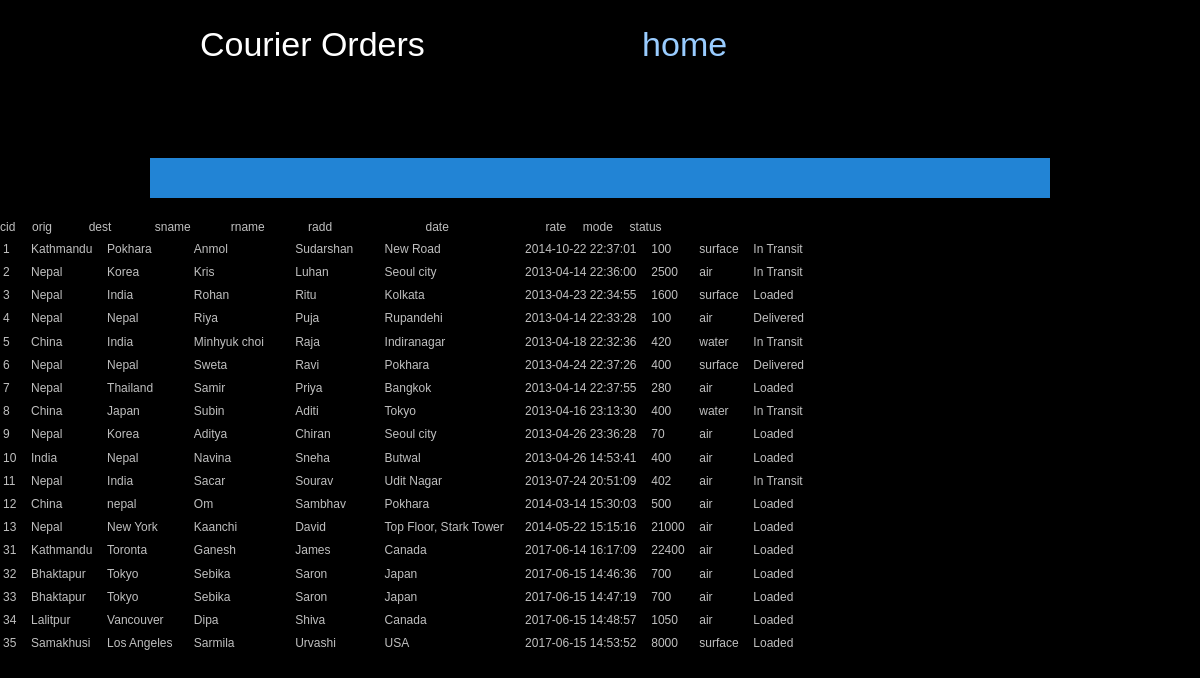
Screenshot of /view_courier_order.php with the database file from the repository.
### tables this page shows
CREATE TABLE IF NOT EXISTS `courier_table` (
`cid` int(5) NOT NULL,
  `orig` varchar(20) NOT NULL,
  `dest` varchar(20) NOT NULL,
  `sname` varchar(20) NOT NULL,
  `rname` varchar(20) NOT NULL,
  `radd` varchar(50) NOT NULL,
  `date` timestamp NOT NULL DEFAULT CURRENT_TIMESTAMP,
  `rate` float NOT NULL,
  `mode` varchar(10) NOT NULL,
  `status` varchar(20) NOT NULL DEFAULT 'Loaded'
);

### view_courier_order.php (the view, shortened to what this page needs)
<!DOCTYPE html>
<html>
<head>
</head>
<body>
		<?php
			$con=mysql_connect("localhost","root","");
			$sql="select * from courier_table";
			$result=mysql_query($sql,$con);
			include("report4.php");
			if(!$result)
			{
			echo "Incorrect details !" . "</br>";
			include 'employee.php';
			}
			else {
			echo "<table>";
			while( $row=mysql_fetch_row($result))
			{
				echo "<tr><td>$row[0]</td><td>&nbsp;&nbsp;</td><td>$row[1]</td><td>&nbsp;&nbsp;</td><td>$row[2]</td><td>&nbsp;&nbsp;&nbsp;&nbsp;</td><td>$row[3]</td><td>&nbsp;&nbsp;&nbsp;&nbsp;&nbsp;&nbsp;&nbsp;</td><td>$row[4]</td><td>&nbsp;&nbsp;&nbsp;&nbsp;&nbsp;&nbsp;&nbsp;</td><td>$row[5]</td><td>&nbsp;&nbsp;&nbsp;&nbsp;</td><td>$row[6]</td><td>&nbsp;&nbsp;</td><td>$row[7]</td><td>&nbsp;&nbsp;</td><td>$row[8]</td><td>&nbsp;&nbsp;</td><td>$row[9]</td></tr>";
			}
			echo "</table>"; }
        ?>
</body>
</html>

### css/templatemo_style.css (style rules this page uses)
body { margin: 0; padding: 0; color: #c0c0c0; font-size: 12px; line-height: 1.6em; font-family: "Lucida Sans Unicode", "Lucida Grande", sans-serif; background-color: #000; }

### report4.php (style rules this page uses)
body { background-color:#2781BA; background-image:url('images/bg1.gif'); }
table { border: 0px red solid; padding-top:0px; margin-top:0px; cellspacing:0px; cellpadding:0px; }
td { border:0px green dotted; }

### rows the page displays
courier_table: cid "1", orig "Kathmandu", dest "Pokhara", sname "Anmol", rname "Sudarshan", radd "New Road", date "2014-10-22 22:37:01", rate "100", mode "surface", status "In Transit"
courier_table: cid "2", orig "Nepal", dest "Korea", sname "Kris", rname "Luhan", radd "Seoul city", date "2013-04-14 22:36:00", rate "2500", mode "air", status "In Transit"
courier_table: cid "3", orig "Nepal", dest "India", sname "Rohan", rname "Ritu", radd "Kolkata", date "2013-04-23 22:34:55", rate "1600", mode "surface", status "Loaded"
courier_table: cid "4", orig "Nepal", dest "Nepal", sname "Riya", rname "Puja", radd "Rupandehi", date "2013-04-14 22:33:28", rate "100", mode "air", status "Delivered"
courier_table: cid "5", orig "China", dest "India", sname "Minhyuk choi", rname "Raja", radd "Indiranagar", date "2013-04-18 22:32:36", rate "420", mode "water", status "In Transit"
courier_table: cid "6", orig "Nepal", dest "Nepal", sname "Sweta", rname "Ravi", radd "Pokhara", date "2013-04-24 22:37:26", rate "400", mode "surface", status "Delivered"
courier_table: cid "7", orig "Nepal", dest "Thailand", sname "Samir", rname "Priya", radd "Bangkok", date "2013-04-14 22:37:55", rate "280", mode "air", status "Loaded"
courier_table: cid "8", orig "China", dest "Japan", sname "Subin", rname "Aditi", radd "Tokyo", date "2013-04-16 23:13:30", rate "400", mode "water", status "In Transit"
courier_table: cid "9", orig "Nepal", dest "Korea", sname "Aditya", rname "Chiran", radd "Seoul city", date "2013-04-26 23:36:28", rate "70", mode "air", status "Loaded"
courier_table: cid "10", orig "India", dest "Nepal", sname "Navina", rname "Sneha", radd "Butwal", date "2013-04-26 14:53:41", rate "400", mode "air", status "Loaded"
courier_table: cid "11", orig "Nepal", dest "India", sname "Sacar", rname "Sourav", radd "Udit Nagar", date "2013-07-24 20:51:09", rate "402", mode "air", status "In Transit"
courier_table: cid "12", orig "China", dest "nepal", sname "Om", rname "Sambhav", radd "Pokhara", date "2014-03-14 15:30:03", rate "500", mode "air", status "Loaded"
courier_table: cid "13", orig "Nepal", dest "New York", sname "Kaanchi", rname "David", radd "Top Floor, Stark Tower", date "2014-05-22 15:15:16", rate "21000", mode "air", status "Loaded"
courier_table: cid "31", orig "Kathmandu", dest "Toronta", sname "Ganesh", rname "James", radd "Canada", date "2017-06-14 16:17:09", rate "22400", mode "air", status "Loaded"
courier_table: cid "32", orig "Bhaktapur", dest "Tokyo", sname "Sebika", rname "Saron", radd "Japan", date "2017-06-15 14:46:36", rate "700", mode "air", status "Loaded"
courier_table: cid "33", orig "Bhaktapur", dest "Tokyo", sname "Sebika", rname "Saron", radd "Japan", date "2017-06-15 14:47:19", rate "700", mode "air", status "Loaded"
courier_table: cid "34", orig "Lalitpur", dest "Vancouver", sname "Dipa", rname "Shiva", radd "Canada", date "2017-06-15 14:48:57", rate "1050", mode "air", status "Loaded"
courier_table: cid "35", orig "Samakhusi", dest "Los Angeles", sname "Sarmila", rname "Urvashi", radd "USA", date "2017-06-15 14:53:52", rate "8000", mode "surface", status "Loaded"
